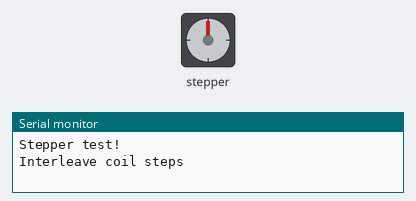
Bench run of a sketch on a simulated Arduino Uno, built with avr-gcc and run on an emulated ATmega328P. On the bench: stepper motor, the last lines printed to the serial monitor. Stepper angles assume 200 steps per turn.

Above: at 0.15 s.
At 10.08 s:
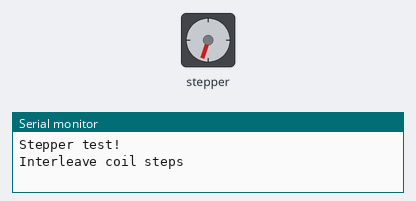
At 20.02 s:
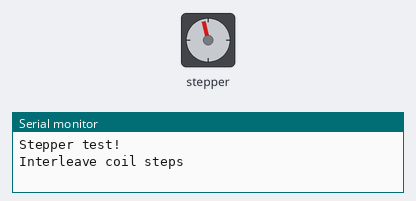
At 39.73 s:
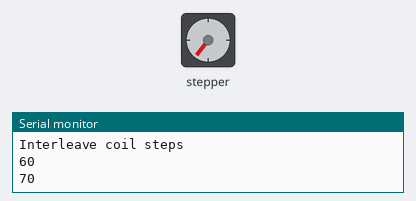
Timing chart, 0 to 40.0 s (numbered marks = the images above):
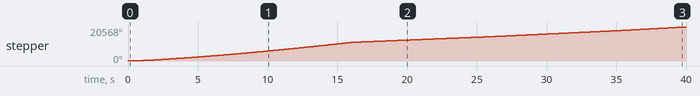

The sketch:

my_StepperTest.ino
```cpp
// (licence header left out)
#include <AFMotor.h>

// Connect a stepper motor with 48 steps per revolution (7.5 degree)
// to motor port #2 (M3 and M4)
AF_Stepper motor(200, 2);

void setup() {
  Serial.begin(115200);           // set up Serial library at 9600 bps
  Serial.println("Stepper test!");

  motor.setSpeed(200);  // 10 rpm
}

void loop() {

  Serial.println("Interleave coil steps");
 // motor.setSpeed(20);
//  motor.step(20, FORWARD, INTERLEAVE);
 motor.setSpeed(50);
   motor.step(500, FORWARD, INTERLEAVE);
   motor.setSpeed(100);
  motor.step(1000, FORWARD, DOUBLE);
  motor.setSpeed(120);
motor.step(1000, FORWARD, DOUBLE);
 motor.setSpeed(140);
motor.step(1000, FORWARD, DOUBLE);
motor.setSpeed(150);
motor.step(1000, FORWARD, DOUBLE);
motor.setSpeed(160);
motor.step(1000, FORWARD, DOUBLE);
motor.setSpeed(170);
motor.step(1000, FORWARD, DOUBLE);

//halt();
start();
//halt();

 delay(1000);
}


void  start()   {

    for (int i=60; i <= 280; i= i + 10){
      motor.setSpeed(i);
      motor.step(2000, FORWARD, DOUBLE
      );
      Serial.println(i);
    }
}


void  halt()   {

    for (int i=250; i <= 10; i-10){
      motor.setSpeed(i);
      motor.step(50, FORWARD, DOUBLE);
      Serial.println(i);
    }
}
```

Measured:
- by itself, stepper: keeps turning clockwise at about 515°/s
